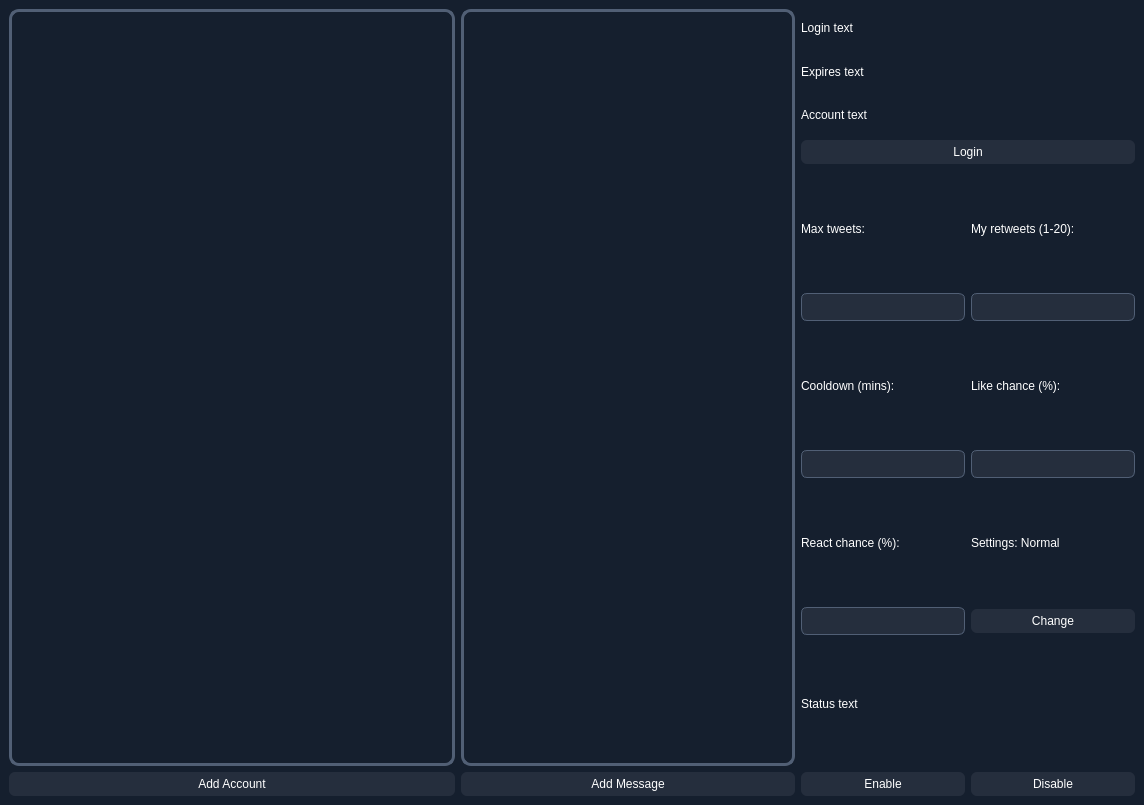
<?xml version="1.0" encoding="UTF-8"?>
<ui version="4.0">
 <class>MainWindow</class>
 <widget class="QMainWindow" name="MainWindow">
  <property name="geometry">
   <rect>
    <x>0</x>
    <y>0</y>
    <width>1144</width>
    <height>805</height>
   </rect>
  </property>
  <property name="font">
   <font>
    <family>Nirmala UI</family>
    <pointsize>11</pointsize>
    <weight>50</weight>
    <italic>false</italic>
    <bold>false</bold>
   </font>
  </property>
  <property name="windowTitle">
   <string>MainWindow</string>
  </property>
  <property name="styleSheet">
   <string notr="true">background-color: #151f2e;
color: #FFFFFF;
font: 11pt &quot;Nirmala UI&quot;;


</string>
  </property>
  <widget class="QWidget" name="centralwidget">
   <property name="enabled">
    <bool>true</bool>
   </property>
   <property name="font">
    <font>
     <family>Nirmala UI</family>
     <pointsize>11</pointsize>
     <weight>50</weight>
     <italic>false</italic>
     <bold>false</bold>
    </font>
   </property>
   <property name="autoFillBackground">
    <bool>false</bool>
   </property>
   <layout class="QVBoxLayout" name="verticalLayout">
    <item>
     <layout class="QHBoxLayout" name="main_layout" stretch="4,3,3">
      <item>
       <layout class="QVBoxLayout" name="first_layout" stretch="0,0">
        <item>
         <layout class="QVBoxLayout" name="account_table_layout">
          <item>
           <widget class="QTableWidget" name="account_table">
            <property name="styleSheet">
             <string notr="true">QTableWidget {
	border: 3px solid #515f75;
    border-radius: 10px;
}
</string>
            </property>
           </widget>
          </item>
         </layout>
        </item>
        <item>
         <layout class="QVBoxLayout" name="accout_button_layout">
          <item>
           <widget class="QPushButton" name="accout_button">
            <property name="styleSheet">
             <string notr="true">QPushButton {
    background-color: #252e3d; 
    border-radius: 6px;
	padding-top: 5px;
	padding-bottom: 5px;
}
</string>
            </property>
            <property name="text">
             <string>Add Account</string>
            </property>
           </widget>
          </item>
         </layout>
        </item>
       </layout>
      </item>
      <item>
       <layout class="QVBoxLayout" name="second_layout">
        <item>
         <layout class="QVBoxLayout" name="message_table_layout">
          <item>
           <widget class="QTableWidget" name="message_table">
            <property name="styleSheet">
             <string notr="true">QTableWidget {
	border: 3px solid #515f75;
    border-radius: 10px;
}
</string>
            </property>
           </widget>
          </item>
         </layout>
        </item>
        <item>
         <layout class="QVBoxLayout" name="message_button_layout">
          <item>
           <widget class="QPushButton" name="message_button">
            <property name="styleSheet">
             <string notr="true">QPushButton {
    background-color: #252e3d; 
    border-radius: 6px;
	padding-top: 5px;
	padding-bottom: 5px;
}
</string>
            </property>
            <property name="text">
             <string>Add Message</string>
            </property>
           </widget>
          </item>
         </layout>
        </item>
       </layout>
      </item>
      <item>
       <layout class="QVBoxLayout" name="third_layout" stretch="2,6,2">
        <item>
         <layout class="QVBoxLayout" name="login_layout">
          <item>
           <widget class="QLabel" name="login_label">
            <property name="text">
             <string>Login text</string>
            </property>
           </widget>
          </item>
          <item>
           <widget class="QLabel" name="expires_label">
            <property name="text">
             <string>Expires text</string>
            </property>
           </widget>
          </item>
          <item>
           <widget class="QLabel" name="account_label">
            <property name="text">
             <string>Account text</string>
            </property>
           </widget>
          </item>
          <item>
           <widget class="QPushButton" name="logout_button">
            <property name="styleSheet">
             <string notr="true">QPushButton {
    background-color: #252e3d; 
    border-radius: 6px;
	padding-top: 5px;
	padding-bottom: 5px;
}
</string>
            </property>
            <property name="text">
             <string>Login</string>
            </property>
           </widget>
          </item>
         </layout>
        </item>
        <item>
         <layout class="QVBoxLayout" name="settings_layout">
          <item>
           <layout class="QGridLayout" name="settings_grid">
            <item row="6" column="0">
             <widget class="QLineEdit" name="react_chance_edit">
              <property name="styleSheet">
               <string notr="true">QLineEdit {
    border: 1px solid #515f75;
	border-radius: 6px;
    padding: 5px;
	background-color: #252e3d;
}</string>
              </property>
              <property name="inputMask">
               <string>999</string>
              </property>
             </widget>
            </item>
            <item row="4" column="0">
             <widget class="QLineEdit" name="cooldown_edit">
              <property name="styleSheet">
               <string notr="true">QLineEdit {
    border: 1px solid #515f75;
	border-radius: 6px;
    padding: 5px;
	background-color: #252e3d;
}</string>
              </property>
              <property name="inputMask">
               <string>999</string>
              </property>
             </widget>
            </item>
            <item row="4" column="1">
             <widget class="QLineEdit" name="like_chance_edit">
              <property name="styleSheet">
               <string notr="true">QLineEdit {
    border: 1px solid #515f75;
	border-radius: 6px;
    padding: 5px;
	background-color: #252e3d;
}</string>
              </property>
              <property name="inputMask">
               <string>999</string>
              </property>
             </widget>
            </item>
            <item row="0" column="1">
             <widget class="QLabel" name="my_retweets_label">
              <property name="text">
               <string>My retweets (1-20):</string>
              </property>
             </widget>
            </item>
            <item row="2" column="1">
             <widget class="QLabel" name="like_chance_label">
              <property name="text">
               <string>Like chance (%):</string>
              </property>
             </widget>
            </item>
            <item row="1" column="1">
             <widget class="QLineEdit" name="my_retweets_edit">
              <property name="styleSheet">
               <string notr="true">QLineEdit {
    border: 1px solid #515f75;
	border-radius: 6px;
    padding: 5px;
	background-color: #252e3d;
}</string>
              </property>
              <property name="inputMask">
               <string>999</string>
              </property>
             </widget>
            </item>
            <item row="1" column="0">
             <widget class="QLineEdit" name="max_retweets_edit">
              <property name="styleSheet">
               <string notr="true">QLineEdit {
    border: 1px solid #515f75;
	border-radius: 6px;
    padding: 5px;
	background-color: #252e3d;
}</string>
              </property>
              <property name="inputMask">
               <string>999</string>
              </property>
              <property name="text">
               <string/>
              </property>
              <property name="readOnly">
               <bool>false</bool>
              </property>
              <property name="placeholderText">
               <string/>
              </property>
             </widget>
            </item>
            <item row="0" column="0">
             <widget class="QLabel" name="max_retweets_label">
              <property name="text">
               <string>Max tweets:</string>
              </property>
             </widget>
            </item>
            <item row="5" column="0">
             <widget class="QLabel" name="react_chance_label">
              <property name="text">
               <string>React chance (%):</string>
              </property>
             </widget>
            </item>
            <item row="5" column="1">
             <widget class="QLabel" name="settings_change_label">
              <property name="text">
               <string>Settings: Normal</string>
              </property>
             </widget>
            </item>
            <item row="2" column="0">
             <widget class="QLabel" name="cooldown_label">
              <property name="text">
               <string>Cooldown (mins):</string>
              </property>
             </widget>
            </item>
            <item row="6" column="1">
             <widget class="QPushButton" name="settings_change_button">
              <property name="styleSheet">
               <string notr="true">QPushButton {
    background-color: #252e3d; 
    border-radius: 6px;
	padding-top: 5px;
	padding-bottom: 5px;
}
</string>
              </property>
              <property name="text">
               <string>Change</string>
              </property>
             </widget>
            </item>
           </layout>
          </item>
         </layout>
        </item>
        <item>
         <layout class="QVBoxLayout" name="status_layout">
          <item>
           <widget class="QLabel" name="status_lable">
            <property name="text">
             <string>Status text</string>
            </property>
           </widget>
          </item>
          <item>
           <layout class="QHBoxLayout" name="statuts_buttons_layout">
            <item>
             <widget class="QPushButton" name="enable_button">
              <property name="styleSheet">
               <string notr="true">QPushButton {
    background-color: #252e3d; 
    border-radius: 6px;
	padding-top: 5px;
	padding-bottom: 5px;
}
</string>
              </property>
              <property name="text">
               <string>Enable</string>
              </property>
             </widget>
            </item>
            <item>
             <widget class="QPushButton" name="disable_button">
              <property name="styleSheet">
               <string notr="true">QPushButton {
    background-color: #252e3d; 
    border-radius: 6px;
	padding-top: 5px;
	padding-bottom: 5px;
}
</string>
              </property>
              <property name="text">
               <string>Disable</string>
              </property>
             </widget>
            </item>
           </layout>
          </item>
         </layout>
        </item>
       </layout>
      </item>
     </layout>
    </item>
   </layout>
  </widget>
 </widget>
 <resources/>
 <connections/>
</ui>
